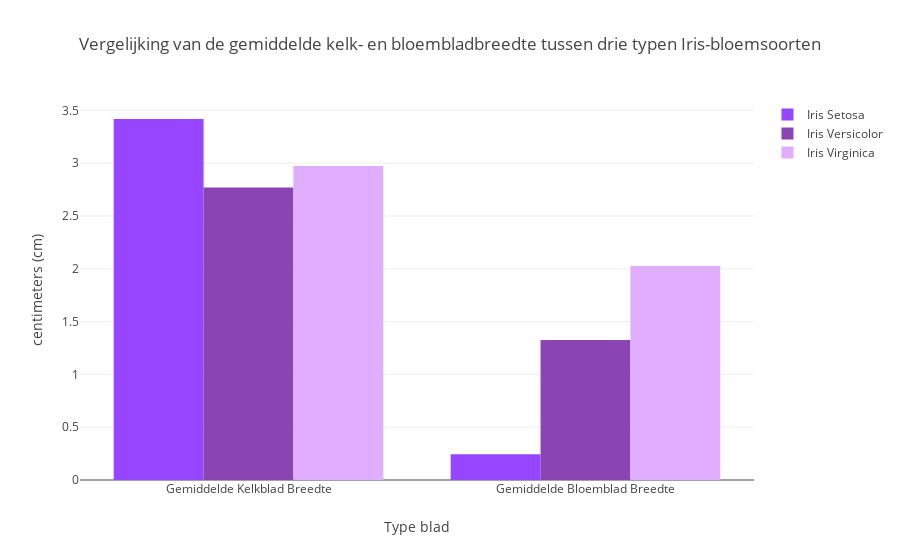

The notebook cell saved with this chart:
### Code cell
# Code voor opdracht 3 hier

# traces aanmaken voor de verschillende bloemsoorten
setosa = go.Bar(
    x=['Gemiddelde Kelkblad Breedte', 'Gemiddelde Bloemblad Breedte'], # X as instellen
    # Y as instellen, gemiddelde SepalWith en gemiddelde PetalWidth
    y=[iris_df[iris_df['Name'] == 'Iris-setosa']['SepalWidth'].mean() ,iris_df[iris_df['Name'] == 'Iris-setosa']['PetalWidth'].mean()],
    name='Iris Setosa',
    marker=dict(color='rgb(149,70,254)')) # kleur instellen

versicolor = go.Bar(
    x=['Gemiddelde Kelkblad Breedte', 'Gemiddelde Bloemblad Breedte'], # X as instellen
    # Y as instellen, gemiddelde SepalWith en gemiddelde PetalWidth
    y=[iris_df[iris_df['Name'] == 'Iris-versicolor']['SepalWidth'].mean(),iris_df[iris_df['Name'] == 'Iris-versicolor']['PetalWidth'].mean()],
    name='Iris Versicolor',
    marker=dict(color='rgb(138,69,179)')) # kleur instellen

virginica = go.Bar(
    x=['Gemiddelde Kelkblad Breedte', 'Gemiddelde Bloemblad Breedte'], # X as instellen
    # Y as instellen, gemiddelde SepalWith en gemiddelde PetalWidth
    y=[iris_df[iris_df['Name'] == 'Iris-virginica']['SepalWidth'].mean(),iris_df[iris_df['Name'] == 'Iris-virginica']['PetalWidth'].mean()],
    name='Iris Virginica',
    marker=dict(color='rgb(224,173,255)')) # kleur instellen

layout = go.Layout(
    title='Vergelijking van de gemiddelde kelk- en bloembladbreedte tussen drie typen Iris-bloemsoorten', # titel toevoegen
    barmode='group', # barmode instellen voor group
    xaxis=go.XAxis(
        title='Type blad', # label voor de X as
        type='category' # het type van de X as is categorisch
    ),
    yaxis = go.YAxis(
        title='centimeters (cm)', # label voor de Y as
    )
)

data = [setosa,versicolor,virginica] # de drie traces samenvoegen tot één lijst
fig = go.Figure(data=data, layout=layout)
iplot(fig)

### Figure 1 — Plotly figure (JSON) as saved in the notebook; plotly's stock layout.template omitted (floating-point values rounded to 4 significant figures)
{"data": [{"marker": {"color": "rgb(149,70,254)"}, "name": "Iris Setosa", "type": "bar", "x": ["Gemiddelde Kelkblad Breedte", "Gemiddelde Bloemblad Breedte"], "y": [3.418, 0.244]}, {"marker": {"color": "rgb(138,69,179)"}, "name": "Iris Versicolor", "type": "bar", "x": ["Gemiddelde Kelkblad Breedte", "Gemiddelde Bloemblad Breedte"], "y": [2.77, 1.326]}, {"marker": {"color": "rgb(224,173,255)"}, "name": "Iris Virginica", "type": "bar", "x": ["Gemiddelde Kelkblad Breedte", "Gemiddelde Bloemblad Breedte"], "y": [2.974, 2.026]}], "layout": {"barmode": "group", "title": "Vergelijking van de gemiddelde kelk- en bloembladbreedte tussen drie typen Iris-bloemsoorten", "xaxis": {"title": "Type blad", "type": "category"}, "yaxis": {"title": "centimeters (cm)"}}}
